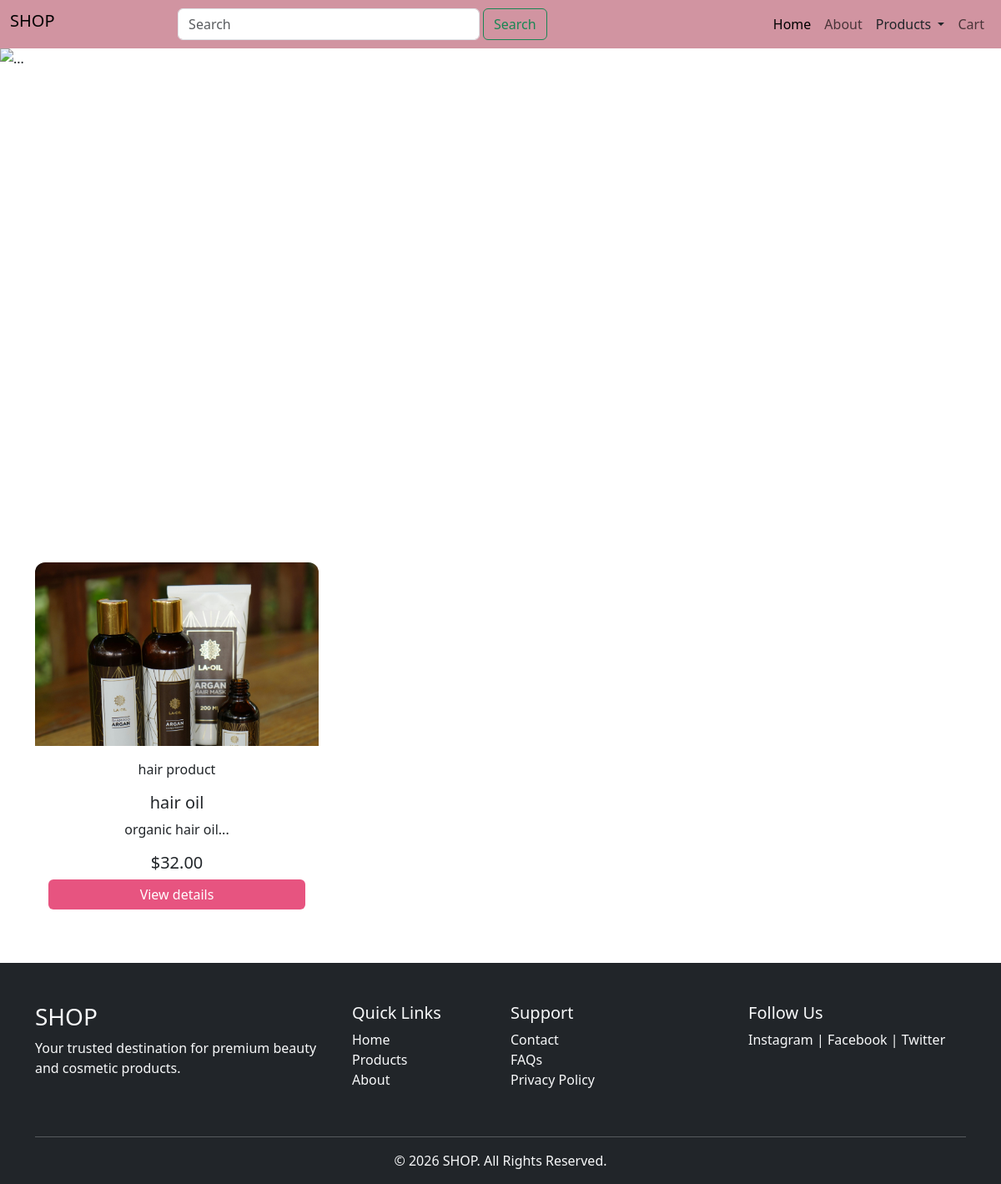
Page /hair-product.php on the committed database.
### tables this page shows
CREATE TABLE `products` (
  `id` int(11) NOT NULL,
  `img` varchar(255) NOT NULL,
  `product_name` varchar(255) NOT NULL,
  `description` varchar(255) NOT NULL,
  `price` decimal(10,2) NOT NULL,
  `product_category` varchar(100) DEFAULT NULL
);

### hair-product.php (the view, shortened to what this page needs)
<!DOCTYPE html>
<html lang="en">
<head>
    <link href="https://cdn.jsdelivr.net/npm/bootstrap@5.3.8/dist/css/bootstrap.min.css" rel="stylesheet">
    <link rel="stylesheet" href="style.css">
</head>
<body>
<nav class="navbar navbar-expand-lg">
  <div class="container-fluid">
    <h1 class="navbar-brand">SHOP</h1>
    <div class="collapse navbar-collapse" id="navbarNav">
      <form class="d-flex search-bar mx-auto" method="GET">
  <input
  class="form-control"
  type="search"
  name="search"
  placeholder="Search">
  <button class="btn btn-outline-success ms-1" type="submit">
    Search
  </button>
</form>
<ul class="navbar-nav ms-auto align-items-center">
        <li class="nav-item">
          <a class="nav-link active" aria-current="page" href="index.php">Home</a>
        </li>
        <li class="nav-item">
          <a class="nav-link" href="about.php">About</a>
        </li>
        <li class="nav-item dropdown">
  <a class="nav-link dropdown-toggle text-dark" href="#" role="button" data-bs-toggle="dropdown" aria-expanded="false">
    Products
  </a>
</li>
         <li class="nav-item">
          <a class="nav-link" href="cart.php">Cart</a>
        </li>
      </ul>
    </div>
  </div>
</nav>
 <div id="carouselExampleAutoplaying" class="carousel slide" data-bs-ride="carousel"  data-bs-interval="2000">
  <div class="carousel-inner">
    <div class="carousel-item">
      <img src="cosmetic-3.jpg" class="d-block w-100 hero-img" alt="...">
    </div>
  </div>
  <button class="carousel-control-prev" type="button" data-bs-target="#carouselExampleAutoplaying" data-bs-slide="prev">
    <span class="carousel-control-prev-icon" aria-hidden="true"></span>
  </button>
  <button class="carousel-control-next" type="button" data-bs-target="#carouselExampleAutoplaying" data-bs-slide="next">
    <span class="carousel-control-next-icon" aria-hidden="true"></span>
  </button>
</div>
     <?php
    include "connection.php";
if(isset($_GET['search']) && $_GET['search'] != ""){
    $search = $_GET['search'];
    $sql = "SELECT * FROM products
            WHERE product_category = 'hair product'
            AND (
                product_name LIKE '%$search%'
                OR description LIKE '%$search%'
                OR product_category LIKE '%$search%'
            )";
}else{
    $sql = "SELECT * FROM products WHERE product_category = 'hair product'";
}
$result = mysqli_query($conn, $sql);
echo "<div class='container text-center'>
        <div class='row mt-5 g-5'>";
if(mysqli_num_rows($result) > 0){
    while($row = mysqli_fetch_assoc($result)){
        echo "<div class='col-6 col-md-6 col-lg-4'>
        <div class='card'>
  <img src='" . $row['img'] . "' class='card-img-top' alt='...'>
  <div class='card-body'>
  <p>" . $row['product_category'] . "</p>
    <h5 class='card-title'>" . $row['product_name'] . "</h5>
   <p class='card-text flex-grow-1'>" . substr($row['description'], 0, 60) . "...</p>
    <h5>$" . $row['price'] . "</h5>
    <a href='product-detail.php?id=" . $row['id'] . "' class='btn btn-brand w-100'>View details</a>
  </div>
</div>
    </div>";
    }
}else{
echo "<div class='col-12 text-center py-5'>
            <h3>No products found</h3>
            <p class='text-muted'>Please check another category.</p>
          </div>";
          } echo"</div>
    </div>";
    ?>
<footer class="bg-dark text-light pt-5 pb-3 mt-5">
  <div class="container">
    <div class="row">
      <div class="col-lg-4 mb-4">
        <h3>SHOP</h3>
        <p>Your trusted destination for premium beauty and cosmetic products.</p>
      </div>
      <div class="col-lg-2 mb-4">
        <h5>Quick Links</h5>
        <ul class="list-unstyled">
          <li><a href="index.php" class="text-light text-decoration-none">Home</a></li>
          <li><a href="hair-product.php" class="text-light text-decoration-none">Products</a></li>
          <li><a href="about.php" class="text-light text-decoration-none">About</a></li>
        </ul>
      </div>
      <div class="col-lg-3 mb-4">
        <h5>Support</h5>
        <ul class="list-unstyled">
          <li><a href="contact.php" class="text-light text-decoration-none">Contact</a></li>
          <li><a href="#" class="text-light text-decoration-none">FAQs</a></li>
          <li><a href="#" class="text-light text-decoration-none">Privacy Policy</a></li>
        </ul>
      </div>
      <div class="col-lg-3 mb-4">
        <h5>Follow Us</h5>
        <p>Instagram | Facebook | Twitter</p>
      </div>
    </div>
    <hr>
    <div class="text-center">
      <p class="mb-0">© 2026 SHOP. All Rights Reserved.</p>
    </div>
  </div>
</footer>
</body>
</html>

### style.css (style rules this page uses)
* { margin: 0; padding: 0; }
.navbar { background-color: #d194a1 !important; }
.search-bar { width: 40%; min-width: 150px; }
.search-bar .form-control { width: 100%; }
.carousel, .carousel-inner, .carousel-item { height: 65vh; }
.carousel-item img, .hero-img { height: 100%; width: 100%; object-fit: cover; object-position: center; display: block; }
.card { height: 100%; border: none; border-radius: 12px; overflow: hidden; transition: transform 0.25s ease, box-shadow 0.25s ease; }
.card img { height: 220px; object-fit: cover; width: 100%; transition: transform 0.3s ease; }
.btn-brand { background-color: #e75480; color: #fff; border: none; }

### rows in the picture
products: img (picture), product_category "hair product", product_name "hair oil", description "organic hair oil", price "32.00"
